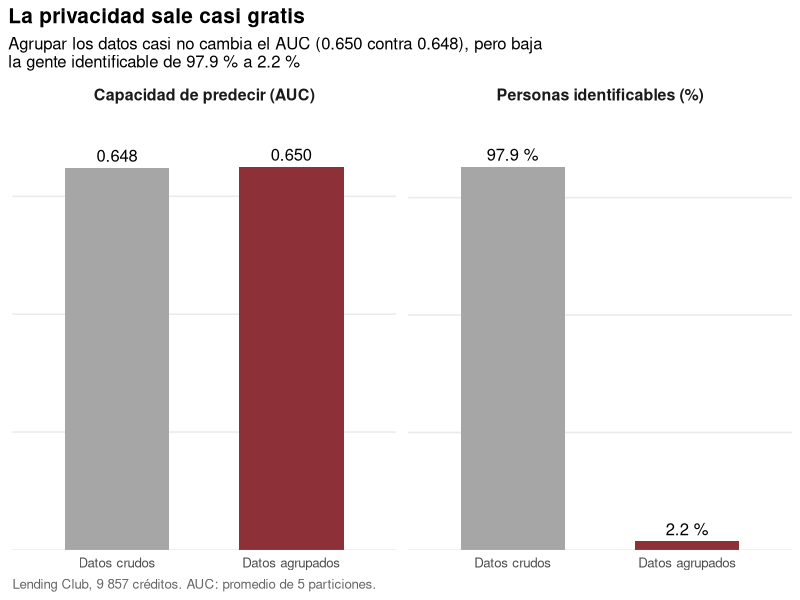
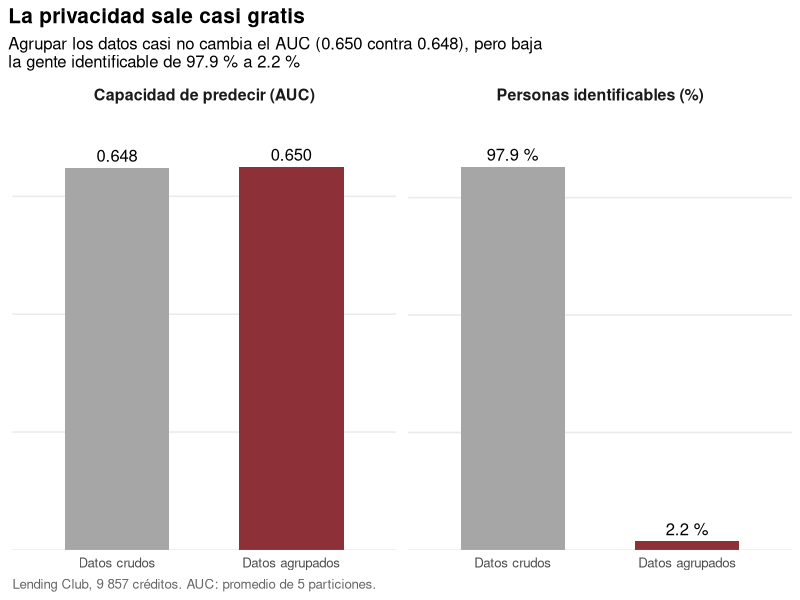

These figures' R source, in order:

library(dplyr)
library(ggplot2)
library(modeldata)
library(pROC)

cat("Carpeta de trabajo:", getwd(), "\n")
dir.create("salidas", showWarnings = FALSE)


data(lending_club)

lc <- lending_club |>
  mutate(malo = ifelse(Class == "bad", 1, 0))

# Los estados con menos de 100 casos van a "OTRO"
frecuentes <- lc |> count(addr_state) |> filter(n >= 100) |> pull(addr_state)
lc <- lc |>
  mutate(estado = factor(ifelse(addr_state %in% frecuentes,
                                as.character(addr_state), "OTRO")))

# Las variables del modelo A del experimento 1, tal cual.
crudas <- c("funded_amnt", "term", "estado", "annual_inc", "emp_length",
            "verification_status",
            "delinq_2yrs", "inq_last_6mths", "revol_util", "acc_now_delinq",
            "open_il_6m", "open_il_12m", "open_il_24m", "total_bal_il",
            "all_util", "inq_fi", "inq_last_12m", "delinq_amnt",
            "num_il_tl", "total_il_high_credit_limit")

# Calcula dónde cortar para tener k grupos del mismo tamaño
cortes_cuantiles <- function(x, k) {
  b <- unique(quantile(x, probs = seq(0, 1, length.out = k + 1)))
  c(-Inf, b[-c(1, length(b))], Inf)
}

# Mete cada valor en su grupo y devuelve el número de grupo
en_grupos <- function(x, cortes) {
  factor(cut(x, breaks = cortes, labels = FALSE),
         levels = seq_len(length(cortes) - 1))
}

# Pone un tope: todo lo que pase de `tope` queda como `tope`
con_tope <- function(x, tope) {
  factor(pmin(x, tope), levels = 0:tope)
}

# Del estado a la región del país. R ya trae la tabla:
region_de <- function(siglas) {
  r <- as.character(state.region[match(siglas, state.abb)])
  r[siglas == "DC"] <- "South"
  factor(r)
}


calcular_cortes <- function(ent) {
  list(ingreso = cortes_cuantiles(ent$annual_inc, 10),
       monto   = cortes_cuantiles(ent$funded_amnt, 5),
       saldo   = cortes_cuantiles(ent$total_bal_il, 5),
       limite  = cortes_cuantiles(ent$total_il_high_credit_limit, 5))
}

agrupar <- function(d, cortes) {
  porcentaje <- c(-Inf, 25, 50, 75, 100, Inf)
  d |> mutate(
    # Declaradas
    g_ingreso = en_grupos(annual_inc, cortes$ingreso),   # deciles
    g_monto   = en_grupos(funded_amnt, cortes$monto),    # quintiles
    region    = region_de(addr_state),                   # 4 regiones
    g_antig   = factor(case_when(
      emp_length %in% c("emp_lt_1", "emp_1")                    ~ "menos de 2",
      emp_length %in% c("emp_2", "emp_3", "emp_4")              ~ "2 a 4",
      emp_length %in% c("emp_5", "emp_6", "emp_7", "emp_8", "emp_9") ~ "5 a 9",
      emp_length == "emp_ge_10"                                 ~ "10 o más",
      TRUE                                                      ~ "desconocida")),
    # Del buró
    g_saldo   = en_grupos(total_bal_il, cortes$saldo),
    g_limite  = en_grupos(total_il_high_credit_limit, cortes$limite),
    g_revol   = cut(revol_util, porcentaje),
    g_util    = cut(all_util,   porcentaje),
    g_cuentas = cut(num_il_tl,  c(-Inf, 3, 7, 12, 18, Inf)),
    g_mora2   = con_tope(delinq_2yrs, 2),
    g_moraHoy = con_tope(acc_now_delinq, 1),
    g_consu6  = con_tope(inq_last_6mths, 3),
    g_consu12 = con_tope(inq_last_12m, 5),
    g_consuFi = con_tope(inq_fi, 3),
    g_abre6   = con_tope(open_il_6m, 6),
    g_abre12  = con_tope(open_il_12m, 2),
    g_abre24  = con_tope(open_il_24m, 4),
    g_enMora  = factor(ifelse(delinq_amnt > 0, "si", "no"))
  )
}

agrupadas <- c("g_ingreso", "g_monto", "region", "term", "g_antig",
               "verification_status",
               "g_saldo", "g_limite", "g_revol", "g_util", "g_cuentas",
               "g_mora2", "g_moraHoy", "g_consu6", "g_consu12", "g_consuFi",
               "g_abre6", "g_abre12", "g_abre24", "g_enMora")


stopifnot(length(crudas) == length(agrupadas))

evaluar <- function(variables, entrenamiento, prueba) {
  formula <- as.formula(paste("malo ~", paste(variables, collapse = " + ")))
  modelo  <- glm(formula, data = entrenamiento, family = binomial)
  prob    <- predict(modelo, newdata = prueba, type = "response")
  as.numeric(auc(roc(prueba$malo, prob, quiet = TRUE)))
}

semillas <- c(1, 7, 42, 99, 2026)
resultados <- data.frame()

for (s in semillas) {
  set.seed(s)
  i   <- sample(nrow(lc), floor(0.7 * nrow(lc)))
  ent <- lc[i, ]
  pru <- lc[-i, ]

  cortes <- calcular_cortes(ent)          # solo con entrenamiento
  ent_g  <- agrupar(ent, cortes)
  pru_g  <- agrupar(pru, cortes)          # mismos cortes a la prueba

  auc_crudo <- evaluar(crudas,    ent,   pru)
  auc_grupo <- evaluar(agrupadas, ent_g, pru_g)

  resultados <- rbind(resultados,
                      data.frame(semilla = s, crudo = auc_crudo, agrupado = auc_grupo))
  cat(sprintf("  semilla %4d ->  crudo %.3f   agrupado %.3f\n", s, auc_crudo, auc_grupo))
}


medir_unicidad <- function(d, identificadores) {
  grupos <- d |> count(across(all_of(identificadores)), name = "k")
  personas <- sum(grupos$k)
  c(unicos     = 100 * sum(grupos$k[grupos$k == 1]) / personas,
    menos_de_5 = 100 * sum(grupos$k[grupos$k <  5]) / personas)
}

lc_g <- agrupar(lc, calcular_cortes(lc))

u_crudo <- medir_unicidad(lc,   c("annual_inc", "funded_amnt", "addr_state",
                                  "term", "emp_length"))
u_grupo <- medir_unicidad(lc_g, c("g_ingreso", "g_monto", "region",
                                  "term", "g_antig"))




resumen <- data.frame(
  version    = c("Datos crudos", "Datos agrupados"),
  auc        = c(mean(resultados$crudo), mean(resultados$agrupado)),
  unicos     = c(u_crudo["unicos"],     u_grupo["unicos"]),
  menos_de_5 = c(u_crudo["menos_de_5"], u_grupo["menos_de_5"])
)

diferencia <- resumen$auc[2] - resumen$auc[1]

dif_semilla <- resultados$agrupado - resultados$crudo

cat(sprintf("                    AUC     unicos   k < 5\n"))
cat(sprintf("  Datos crudos     %.3f   %5.1f %%  %5.1f %%\n",
            resumen$auc[1], resumen$unicos[1], resumen$menos_de_5[1]))
cat(sprintf("  Datos agrupados  %.3f   %5.1f %%  %5.1f %%\n",
            resumen$auc[2], resumen$unicos[2], resumen$menos_de_5[2]))
cat(sprintf("\n  Diferencia de AUC: %+.3f\n", diferencia))
cat(sprintf("  Entre semillas varió de %+.3f a %+.3f\n",
            min(dif_semilla), max(dif_semilla)))
cat(sprintf("  La gente identificable baja de %.1f %% a %.1f %%\n",
            resumen$unicos[1], resumen$unicos[2]))




write.csv(resumen,    "salidas/exp3_resumen.csv",    row.names = FALSE)
write.csv(resultados, "salidas/exp3_por_semilla.csv", row.names = FALSE)



para_graficar <- data.frame(
  medida  = rep(c("Capacidad de predecir (AUC)",
                  "Personas identificables (%)"), each = 2),
  version = rep(c("Datos crudos", "Datos agrupados"), times = 2),
  valor   = c(resumen$auc, resumen$unicos)
) |>
  mutate(version = factor(version, levels = c("Datos crudos", "Datos agrupados")),
         etiqueta = ifelse(grepl("AUC", medida),
                           sprintf("%.3f", valor), sprintf("%.1f %%", valor)))

grafico <- ggplot(para_graficar, aes(x = version, y = valor, fill = version)) +
  geom_col(width = 0.6) +
  geom_text(aes(label = etiqueta), vjust = -0.5, size = 4.2) +
  facet_wrap(~ medida, scales = "free_y") +
  scale_fill_manual(values = c("Datos crudos" = "grey65",
                               "Datos agrupados" = "#8E3038")) +
  scale_y_continuous(expand = expansion(mult = c(0, 0.15))) +
  labs(
    title    = "La privacidad sale casi gratis",
    subtitle = sprintf("Agrupar los datos casi no cambia el AUC (%.3f contra %.3f), pero baja\nla gente identificable de %.1f %% a %.1f %%",
                       resumen$auc[2], resumen$auc[1], resumen$unicos[1], resumen$unicos[2]),
    x = NULL, y = NULL,
    caption  = "Lending Club, 9 857 créditos. AUC: promedio de 5 particiones."
  ) +
  theme_minimal(base_size = 12) +
  theme(legend.position     = "none",
        plot.title          = element_text(face = "bold", size = 15),
        plot.title.position = "plot",
        plot.caption        = element_text(colour = "grey40", hjust = 0),
        strip.text          = element_text(face = "bold", size = 11.5),
        panel.grid.major.x  = element_blank(),
        panel.grid.minor    = element_blank(),
        axis.text.y         = element_blank())

print(grafico)
ggsave("salidas/exp3_precio_privacidad.png", grafico, width = 8, height = 5, dpi = 200)
